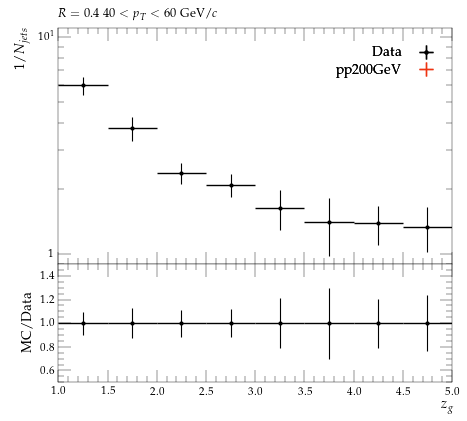

Source code (Python):
#! /usr/bin/env python3

# This Python script was auto-generated using YODA v2.1.0.
# Analysis object: /STAR_2020_I1783875/d08-x01-y01
# Timestamp: 07-10-2025 (17:32:21)

import matplotlib as mpl
import matplotlib.pyplot as plt
mpl.use('Agg') # comment out for interactive use
import os
import numpy as np
from numpy import nan, inf

plotDir = os.path.split(os.path.realpath(__file__))[0]
if 'YODA_USER_PLOT_PATH' in globals():
    plot_outdir = globals()['YODA_USER_PLOT_PATH']
else:
    plot_outdir = plotDir

#plot style
plt.style.use(os.path.join(plotDir, '../default.mplstyle'))
# plot metadata
figW, figH = plt.rcParams['figure.figsize']
ax_xLabel = r'$z_{g}$'
ax_yLabel = r'$1/N_{jets}$'
ax_title  = r'$R=0.4 ~ 40 < p_{T} < 60$ GeV/$c$'
ax_xScale = 'linear'
ax_yScale = 'log'
xLims = (1.0, 5.0)
yLims = (0.9, 11.0)

# TeX-friendly labels for the legend
labels = {
    'legend' : ([ r"Data", r"pp200GeV" ], r""),
}

# Adjust canvas width and height
canvasW = 10.0
canvasH = 9.0
figW *= canvasW/10.
figH *= canvasH/9.

# Create figure and axis objects
fig, (ax, ratio0_ax) = plt.subplots(2, 1, sharex=True,
                  figsize=(figW,figH), gridspec_kw={'height_ratios': (6.0, 3.0)})

# Set figure margins
plt.subplots_adjust(
    left   = 1.0 * plt.rcParams['figure.subplot.left'],
    right  = 1.0 * plt.rcParams['figure.subplot.right'],
    top    = 1.0 * plt.rcParams['figure.subplot.top'],
    bottom = 1.0 * plt.rcParams['figure.subplot.bottom'])

ratio0_ax.yaxis.set_major_locator(mpl.ticker.MultipleLocator(0.2))
ratio0_ax.set_ylim(0.5, 1.4999)
ratio0_ax.set_ylabel('MC/Data')

# the numerical data is stored in a separate file
dataf = dict()
prefix = os.path.split(__file__)[0]
if prefix:    prefix = prefix + '/'
exec(open(prefix+'d08-x01-y01__data.py').read(), dataf)


legend_handles = dict() # keep track of handles for the legend

# style options for curves
# starts at zorder>=5 to draw curve on top of legend
styles = {
  'Data': {
    'color' : 'black',
    'linestyle' : '-',
    'linewidth' : 1,
    'marker' : 'o',
    'markersize' : 2,
    'capsize' : 0.0,
    'zorder' : 5,
    'histstyle' : 0,
    'drawstyle' : 'steps-pre',
    'xerrorbars' : 1,
    'yerrorbars' : 1,
    'fillcolor' : None,
    'fillopacity' : 1.0,
    'ratio0_linestyle' : '-',
    'ratio0_linewidth' : 1,
    'ratio0_marker' : 'o',
    'ratio0_markersize' : 2,
    'ratio0_capsize' : 0.0,
    'ratio0_zorder' : 5,
    'ratio0_histstyle' : 0,
    'ratio0_drawstyle' : 'steps-pre',
    'ratio0_xerrorbars' : 1,
    'ratio0_yerrorbars' : 1,
  },
  'pp200GeV.yoda': {
    'color' : '#EE3311',
    'linestyle' : '-',
    'linewidth' : 1,
    'marker' : 'none',
    'markersize' : 2,
    'capsize' : 0.0,
    'zorder' : 6,
    'histstyle' : 1,
    'drawstyle' : 'steps-pre',
    'xerrorbars' : 1,
    'yerrorbars' : 1,
    'fillcolor' : None,
    'fillopacity' : 1.0,
    'ratio0_linestyle' : '-',
    'ratio0_linewidth' : 1,
    'ratio0_marker' : 'none',
    'ratio0_markersize' : 2,
    'ratio0_capsize' : 0.0,
    'ratio0_zorder' : 6,
    'ratio0_histstyle' : 1,
    'ratio0_drawstyle' : 'steps-pre',
    'ratio0_xerrorbars' : 1,
    'ratio0_yerrorbars' : 1,
  },
}

# curve from input yoda files in main panel
for label, yvals in dataf['yvals'].items():
    if all(np.isnan(v) for v in dataf['yvals'][label]):
        continue
    tmp = None
    if styles[label]['histstyle']: # draw as histogram
        xpos = dataf['xedges'][label] if styles[label]['drawstyle'] else dataf['xpoints'][label]
        ypos = np.insert(yvals, 0, yvals[0]) if styles[label]['drawstyle'] else yvals
        if styles[label]['fillcolor']: # fill area below curve
            ax.fill_between(xpos, ypos, step='pre',
                            color=styles[label]['fillcolor'],
                            alpha=styles[label]['fillopacity'])
        tmp, = ax.plot(xpos, ypos,
                       color=styles[label]['color'],
                       linestyle=styles[label]['linestyle'],
                       linewidth=styles[label]['linewidth'],
                       drawstyle=styles[label]['drawstyle'], solid_joinstyle='miter',
                       zorder=styles[label]['zorder'], label=label)
    tmp = ax.errorbar(dataf['xpoints'][label], yvals,
                      xerr=np.array(dataf['xerrs'][label])*styles[label]['xerrorbars'],
                      yerr=np.array(dataf['yerrs'][label])*styles[label]['yerrorbars'],
                      fmt=styles[label]['marker'], capsize=styles[label]['capsize'],
                      markersize=styles[label]['markersize'],
                      ecolor=styles[label]['color'],
                      color=styles[label]['color'], zorder=styles[label]['zorder'])
    tmp[-1][0].set_linestyle(styles[label]['linestyle'])
    tmp[-1][0].set_linewidth(styles[label]['linewidth'])
    if label in dataf['add_legend_handle']:  legend_handles[label] = tmp
    for varLabel in dataf['variation_yvals'].keys():
        if varLabel.startswith(label):
            tmp, = ax.plot(dataf['xedges'][label], dataf['variation_yvals'][varLabel],
                           color=styles[label]['color'],
                           linestyle=styles[label]['linestyle'],
                           linewidth=styles[label]['linewidth'],
                           drawstyle='steps-pre', solid_joinstyle='miter',
                           zorder=styles[label]['zorder'], alpha=0.5)


# plots on ratio panel
# curve from input yoda files in ratio panel
for label, yvals in dataf['ratio0_yvals'].items():
    if all(np.isnan(v) for v in yvals):
        continue
    if styles[label]['ratio0_histstyle']: # plot as histogram
        xpos = dataf['xedges']['Data'] if styles[label]['ratio0_drawstyle'] else dataf['xpoints']['Data']
        ypos = np.insert(yvals, 0, yvals[0]) if styles[label]['ratio0_drawstyle'] else yvals
        ratio0_ax.plot(xpos, ypos,
                       color=styles[label]['color'],
                       linewidth=styles[label]['linewidth'],
                       linestyle=styles[label]['ratio0_linestyle'],
                       drawstyle=styles[label]['ratio0_drawstyle'], zorder=styles[label]['zorder'],
                       solid_joinstyle='miter')
    tmp = ratio0_ax.errorbar(dataf['xpoints']['Data'], yvals,
                             xerr=np.array(dataf['ref_xerrs'])*styles[label]['ratio0_xerrorbars'],
                             yerr=np.array(dataf['ratio0_yerrs'][label])*styles[label]['ratio0_yerrorbars'],
                             fmt=styles[label]['ratio0_marker'], capsize=styles[label]['ratio0_capsize'],
                             markersize=styles[label]['ratio0_markersize'],
                             ecolor=styles[label]['color'],
                             color=styles[label]['color'])
    tmp[-1][0].set_linestyle(styles[label]['ratio0_linestyle'])
    tmp[-1][0].set_linewidth(styles[label]['ratio0_linewidth'])

    for varlabel in dataf['ratio0_variation_vals'].keys():
        if varlabel.startswith(label):
            ratio0_ax.plot(dataf['xedges']['Data'],
                            dataf['ratio0_variation_vals'][varlabel],
                            color=styles[label]['color'],
                            linestyle=styles[label]['linestyle'],
                            linewidth=styles[label]['linewidth'],
                            drawstyle='steps-pre', solid_joinstyle='miter',
                            zorder=1, alpha=0.5)

legend_items = list(legend_handles.values())
ax.add_artist(ax.legend(legend_items,
                        labels['legend'][0],
                        title=labels['legend'][1],
                        alignment='right',
                        loc='upper right',
                        bbox_to_anchor=(1.0, 0.97),markerfirst=False))

# set plot metadata as defined above
ratio0_ax.set_xlabel(ax_xLabel)
ratio0_ax.xaxis.set_label_coords(1., -0.15)
ax.set_ylabel(ax_yLabel, ha='right', va='top')
ax.yaxis.set_label_coords(-0.11, 1.0)
ax.set_title(ax_title, loc='left')
ax.set_xscale(ax_xScale)
ax.set_yscale(ax_yScale)
ax.set_xlim(xLims)
ax.set_ylim(yLims)

# tick formatting
plt.rcParams['xtick.top'] = True
plt.rcParams['ytick.right'] = True
ax.yaxis.set_major_locator(mpl.ticker.LogLocator(base=10.0, numticks=np.inf))
ax.yaxis.set_minor_locator(mpl.ticker.LogLocator(
                           base=10.0, subs=np.arange(0.1, 1, 0.1), numticks=np.inf))
fig.align_ylabels((ax, ratio0_ax))
plt.savefig(os.path.join(plot_outdir, 'd08-x01-y01.pdf'), format='PDF')
plt.savefig(os.path.join(plot_outdir, 'd08-x01-y01.png'), format='PNG')

plt.close(fig)
